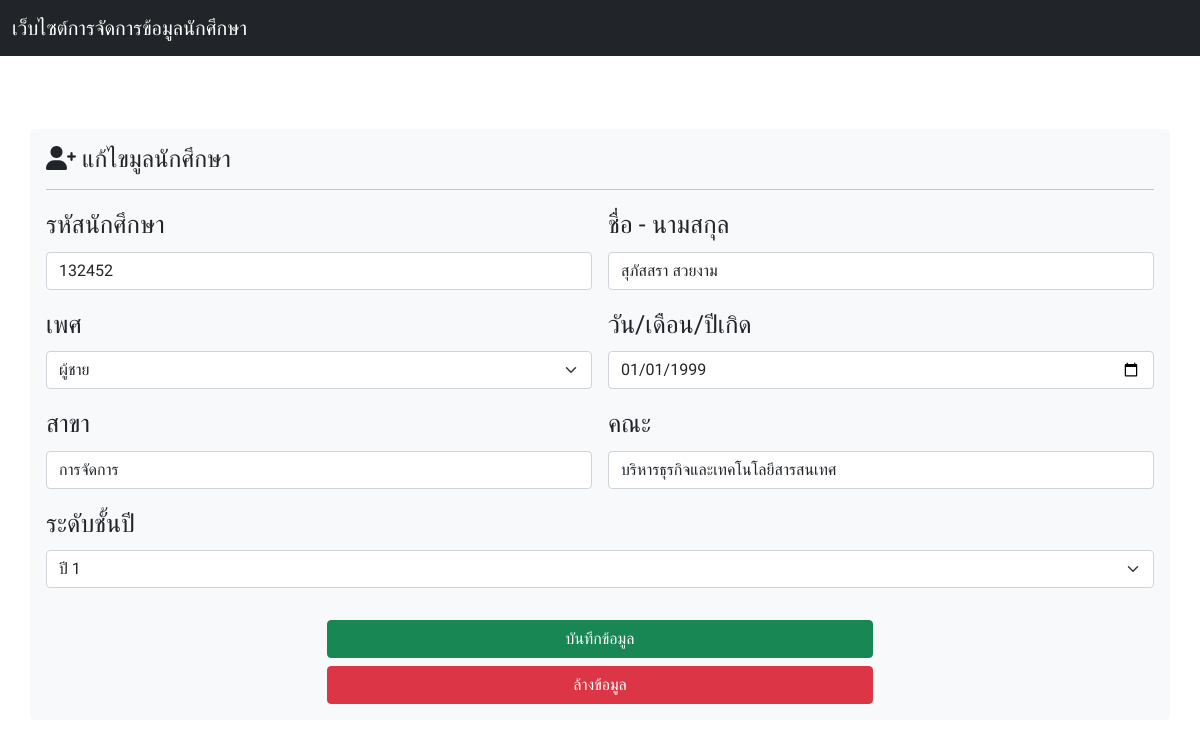
Page /editstudent.php?id=3 on the committed database.
### tables this page shows
CREATE TABLE `student` (
  `id_udg` int(100) NOT NULL COMMENT 'ID',
  `Stu_id` mediumtext NOT NULL COMMENT 'รหัสนักศึกษา',
  `Name_Surname` varchar(255) NOT NULL COMMENT 'ชื่อ/นามสกุล',
  `Gender` varchar(255) NOT NULL COMMENT 'เพศ',
  `Birthday` date NOT NULL COMMENT 'วัน/เดือน/ปีเกิด',
  `Department` varchar(255) NOT NULL COMMENT 'สาขา',
  `Faculty` varchar(255) NOT NULL COMMENT 'คณะ',
  `Class` int(255) NOT NULL COMMENT 'ระดับชั้นปี',
  `time` date NOT NULL COMMENT 'วันที่บันทึก'
);

### code/edit.php (called while the page is built, shortened)
<?php
    $stmt = $conn->prepare("SELECT * FROM student WHERE id_udg = :id_udg");
    $stmt->bindParam(':id_udg', $id_udg);
    $stmt->execute();
    $row = $stmt->fetch(PDO::FETCH_ASSOC);
?>

### editstudent.php (the view, shortened to what this page needs)
<?php
require_once('server/connect.php');
require_once('code/edit.php');
?>
<!DOCTYPE html>
<html lang="en">
<head>
    <link rel="stylesheet" href="https://cdnjs.cloudflare.com/ajax/libs/font-awesome/6.0.0-beta3/css/all.min.css">
    <link rel="stylesheet" href="assets/css/bootstrap.min.css">
    <link rel="stylesheet" href="assets/css/font.css">
</head>
<body>
    <nav class="navbar navbar-expand-lg fixed-top navbar-dark bg-dark">
        <div class="container-fluid">
         <a class="navbar-brand" href="#">เว็บไซต์การจัดการข้อมูลนักศึกษา</a>
        </div>
    </nav>
    <br> <br> <br>
<div class="container my-3 p-3 bg-light rounded-3">
<h4><i class="fas fa-user-plus"></i> แก้ไขมูลนักศึกษา</h4>
    <hr>
        <form action=" " method="post" class="row g-3">
            <div class="col-md-6">
                <label for="Stu_id" class="form-label">รหัสนักศึกษา</label>
                <input class="form-control" type="number" name="Stu_id" value="<?php echo $row['Stu_id']?>" required>
            </div>
            <div class="col-md-6">
                <label for="Name_Surname" class="form-label">ชื่อ - นามสกุล</label>
                <input class="form-control" type="text" name="Name_Surname" value="<?php echo $row['Name_Surname']?>" required>
            </div>
            <div class="col-md-6">
                <label for="Gender" class="form-label">เพศ</label>
                <select class="form-select" name="Gender" aria-label="Default select example">
                    <option value="ผู้ชาย">ผู้ชาย</option>
                </select>
            </div>
            <div class="col-md-6">
                <label for="Birthday" class="form-label">วัน/เดือน/ปีเกิด</label>
                <input class="form-control" type="date" name="Birthday" value="1999-01-01">
            </div>
            <div class="col-md-6">
                <label for="Department" class="form-label">สาขา</label>
                <input class="form-control" type="text"name="Department" value="<?php echo $row['Department']?>" required>
            </div>
            <div class="col-md-6">
                <label for="Faculty" class="form-label">คณะ</label>
                <input class="form-control" type="text"name="Faculty" value="<?php echo $row['Faculty']?>" required>
            </div>
            <div class="form-group mb-3">
                <label for="Class" class="form-label">ระดับชั้นปี</label>
                <select class="form-select" name="Class" aria-label="Default select example">
                    <option value="1">ปี 1</option>
                </select>
            </div>
            <div class="d-grid gap-2 col-6 mx-auto">
                <button type="button" class="btn btn-success" data-bs-toggle="modal" data-bs-target="#exampleModal">
                บันทึกข้อมูล
                </button>
                <button class="btn btn-danger" type="reset">ล้างข้อมูล</button>
            </div>
        </form>
    </div>
</body>
</html>

### rows in the picture
student: Stu_id "132452", Name_Surname "สุภัสสรา สวยงาม", Department "การจัดการ", Faculty "บริหารธุรกิจและเทคโนโลยีสารสนเทศ"
